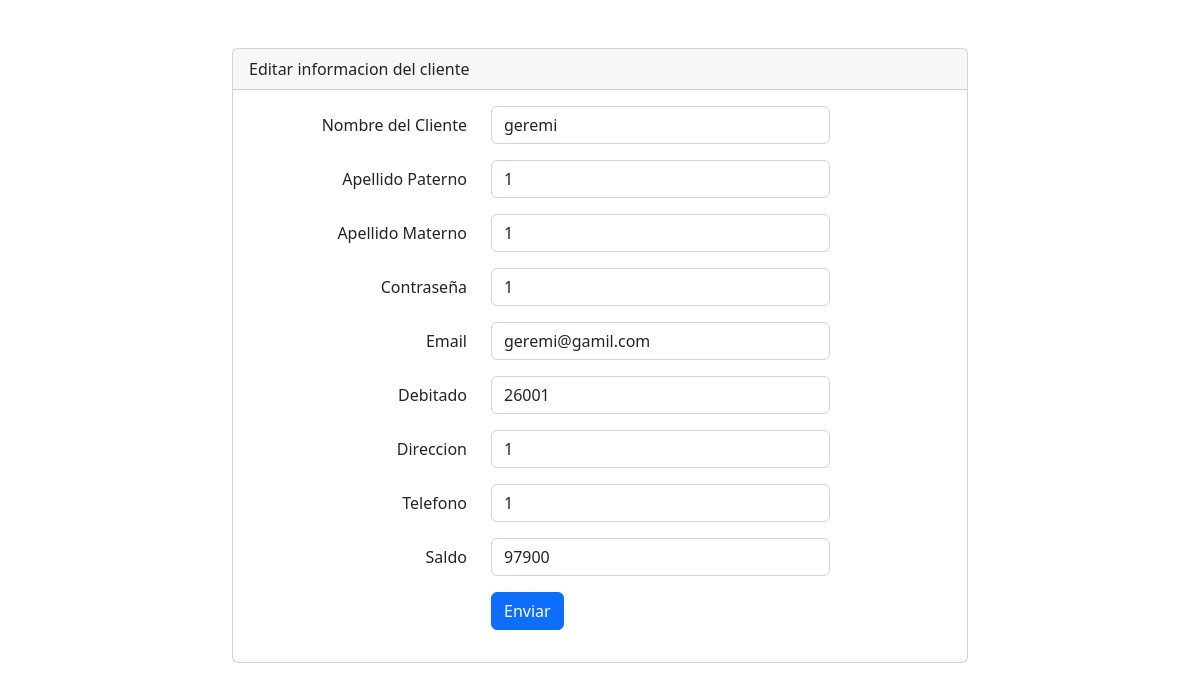
The page /crud_users/editUser.php?id_U=2 on the database its author committed.
### tables this page shows
CREATE TABLE `users` (
  `id_U` int(100) NOT NULL,
  `name_U` varchar(60) NOT NULL,
  `lastname1_U` varchar(60) NOT NULL,
  `lastname2_U` varchar(60) NOT NULL,
  `password_U` varchar(200) NOT NULL,
  `email_U` varchar(100) NOT NULL,
  `debited` int(50) NOT NULL,
  `address_U` varchar(200) NOT NULL,
  `phone` bigint(13) NOT NULL,
  `id_A1` int(100) NOT NULL,
  `balance` int(100) NOT NULL

);

### crud_users/editUser.php (the view, shortened to what this page needs)
<?php
  require "../ConnectDB.php";
  $id = $_GET["id_U"];
  $statement = $conn->prepare("SELECT * FROM users WHERE id_U = :id_U LIMIT 1");
  $statement->execute([":id_U" => $id]);
  $client = $statement->fetch(PDO::FETCH_ASSOC);
?>
<!DOCTYPE html>
<html lang="en">
<head>
    <link href="https://cdn.jsdelivr.net/npm/bootstrap@5.2.2/dist/css/bootstrap.min.css"
    rel="stylesheet"
>
</head>
<body>
<div class="container pt-5">
  <div class="row justify-content-center">
    <div class="col-md-8">
      <div class="card">
        <div class="card-header">Editar informacion del cliente</div>
        <div class="card-body">
          <form method="POST" action="editUser.php?id_U=<?= htmlspecialchars($client["id_U"] )?>">
            <div class="mb-3 row">
              <label for="name" class="col-md-4 col-form-label text-md-end">Nombre del Cliente</label>
              <div class="col-md-6">
                <input value="<?= htmlspecialchars($client["name_U"])?>" id="name_U" type="text" class="form-control" name="name_U" autocomplete="name" autofocus>
              </div>
            </div>
            <div class="mb-3 row">
              <label for="lastname1_U" class="col-md-4 col-form-label text-md-end">Apellido Paterno</label>
              <div class="col-md-6">
                <input value="<?= htmlspecialchars($client["lastname1_U"])?>" id="lastname1_U" class="form-control" name="lastname1_U" autofocus>
              </div>
            </div>
            <div class="mb-3 row">
              <label for="lastname2_U" class="col-md-4 col-form-label text-md-end">Apellido Materno</label>
              <div class="col-md-6">
                <input value="<?= htmlspecialchars($client["lastname2_U"])?>" id="lastname2_U" class="form-control" name="lastname2_U" autofocus>
              </div>
            </div>
            <div class="mb-3 row">
              <label for="password_U" class="col-md-4 col-form-label text-md-end">Contraseña</label>
              <div class="col-md-6">
                <input value="<?= htmlspecialchars($client["password_U"])?>" id="password_U" class="form-control" name="password_U" autofocus>
              </div>
            </div>
            <div class="mb-3 row">
              <label for="email_U" class="col-md-4 col-form-label text-md-end">Email</label>
              <div class="col-md-6">
                <input value="<?= htmlspecialchars($client["email_U"])?>" id="email_U" class="form-control" name="email_U" autofocus>
              </div>
            </div>
            <div class="mb-3 row">
              <label for="debited" class="col-md-4 col-form-label text-md-end">Debitado</label>
              <div class="col-md-6">
                <input value="<?= htmlspecialchars($client["debited"])?>" id="debited" class="form-control" name="debited" autofocus>
              </div>
            </div>
            <div class="mb-3 row">
              <label for="address_U" class="col-md-4 col-form-label text-md-end">Direccion</label>
              <div class="col-md-6">
                <input value="<?= htmlspecialchars($client["address_U"])?>" id="address_U" class="form-control" name="address_U" autofocus>
              </div>
            </div>
            <div class="mb-3 row">
              <label for="phone" class="col-md-4 col-form-label text-md-end">Telefono</label>
              <div class="col-md-6">
                <input value="<?= htmlspecialchars($client["phone"])?>" id="phone" class="form-control" name="phone" type="tel" autofocus>
              </div>
            </div>
            <div class="mb-3 row">
              <label for="balance" class="col-md-4 col-form-label text-md-end">Saldo</label>
              <div class="col-md-6">
                <input value="<?= htmlspecialchars($client["balance"])?>" id="balance" class="form-control" name="balance" autofocus>
              </div>
            </div>
            <div class="mb-3 row">
              <div class="col-md-6 offset-md-4">
                <button type="submit" class="btn btn-primary">Enviar</button>
              </div>
            </div>
          </form>
        </div>
      </div>
    </div>
  </div>
</div>
</body>
</html>

### rows shown on the page
users: name_U "geremi", lastname1_U "1", lastname2_U "1", password_U "1", email_U "geremi@gamil.com", debited "26001", address_U "1", phone "1", balance "97900"
